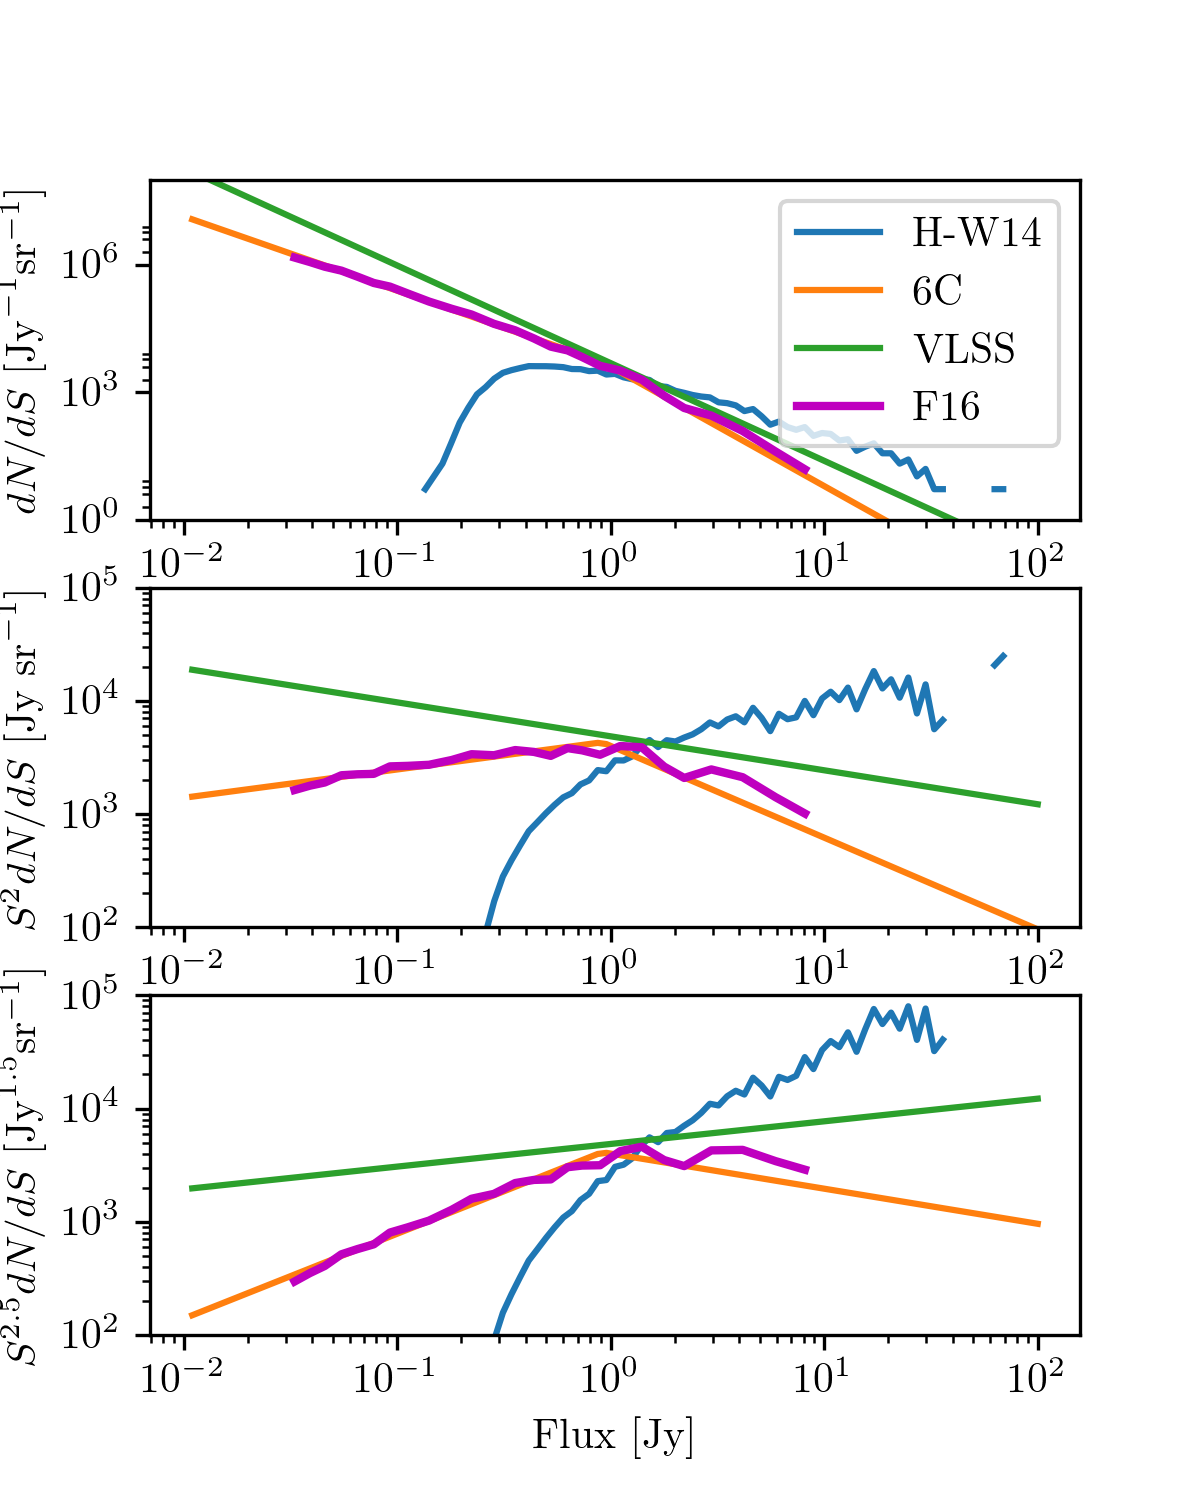

Write Python code to recreate this figure.
# -*- coding: utf-8 -*-
"""
Created on Mon Sep 19 17:21:16 2016

@author: jaguirre
"""

import numpy as np
#import pylab as plt
import matplotlib.pyplot as plt
from astropy import units as u

from astropy.io import fits
from astropy.table import Table

plt.rc('text', usetex=True)
plt.rc('font', family='serif')
plt.rc('font', weight='normal')

def bin_centers(bin_edges):
    """ With histograms, sometimes more useful to plot at the 
    center than to have the edges """
    db = np.diff(bin_edges)
    bc = bin_edges[0:-1] + db
    return bc

# Supposedly a lot of this is in David's PolSim, but it's buried down.
def dNdS_models(S,model='6C'):
    if model=='6C':
        S0 = 0.88  
        dNdS = np.zeros_like(S)
        dNdS[S<S0] = 4000.*np.power(S0,-0.76)*np.power(S[S<S0],-1.75)
        dNdS[S>=S0] = 4000. * np.power(S[S>=S0],-2.81)
    if model == 'VLSS':
        dNdS = 4865.*np.power(S,-2.3)
    return dNdS

#%%
f = open('franzen16.txt')
print f.readline()
tmp = f.readline()
bin_start = np.array(tmp.split(),dtype='float64')
print f.readline()
tmp = f.readline()
bin_end = np.array(tmp.split(),dtype='float64')
print f.readline()
tmp = f.readline()
bc_F16 = np.array(tmp.split(),dtype='float64')
print f.readline()
tmp = f.readline()
n_srcs = np.array(tmp.split(),dtype='float64')
print f.readline()
tmp = f.readline()
corr_fac = np.array((tmp.split())[0:len(tmp):3],dtype='float64')
corr_fac_err = np.array((tmp.split())[2:len(tmp):3],dtype='float64')
print f.readline()
tmp = f.readline()
Euc_cnts = np.array((tmp.split())[0:len(tmp):3],dtype='float64')
Euc_cnts_err = np.array((tmp.split())[2:len(tmp):3],dtype='float64')
f.close()
dNdS_F16 = Euc_cnts / np.power(bc_F16,2.5)
#%%

# convert per steradian to per square degree
sqdeg_per_ster = ((1*u.steradian).to(np.power(u.deg,2))).value
hw14file = 'hurley-walker14.fit'
t = Table.read(hw14file)

flux_hw14 = t['S180']
nsrc_hw14 = flux_hw14.size
area_hw14 = 6100./sqdeg_per_ster # square degrees
# Reasonable limits, in Jy
S_min = 0.010
S_max = 100
lb_hw14=np.logspace(np.log10(S_min), np.log10(S_max), num=100)
ps_hw14,be_hw14=np.histogram(flux_hw14, bins=lb_hw14,normed=True)
dnds_hw14 = ps_hw14 * nsrc_hw14 / area_hw14
bc_hw14 = bin_centers(be_hw14)

dNdS_6C = dNdS_models(bc_hw14,model='6C')
dNdS_VLSS = dNdS_models(bc_hw14,model='VLSS')

#%%
plt.figure(1,figsize=(8,10))
#plt.clf()
plt.subplot(311)
plt.loglog(bc_hw14,dnds_hw14,label='H-W14')
plt.loglog(bc_hw14,dNdS_6C,label='6C')
plt.loglog(bc_hw14,dNdS_VLSS,label='VLSS')
plt.loglog(bc_F16,dNdS_F16,'m',label='F16',linewidth=2)
plt.xlabel('Flux [Jy]')
plt.ylabel(r'$dN/dS~[\mathrm{Jy}^{-1} \mathrm{sr}^{-1}]$')
plt.legend()
plt.ylim([1,1e8])

plt.subplot(312)
plt.loglog(bc_hw14,np.power(bc_hw14,2)*dnds_hw14,label='H-W14')
plt.loglog(bc_hw14,np.power(bc_hw14,2)*dNdS_6C,label='6C')
plt.loglog(bc_hw14,np.power(bc_hw14,2)*dNdS_VLSS,label='VLSS')
plt.loglog(bc_F16,np.power(bc_F16,2)*dNdS_F16,'m',label='F16',linewidth=2)
plt.xlabel('Flux [Jy]')
plt.ylabel(r'$S^2 dN/dS~[\mathrm{Jy~sr}^{-1}]$')
plt.ylim([1e2,1e5])

plt.subplot(313)
plt.loglog(bc_hw14,np.power(bc_hw14,2.5)*dnds_hw14,label='H-W14')
plt.loglog(bc_hw14,np.power(bc_hw14,2.5)*dNdS_6C,label='6C')
plt.loglog(bc_hw14,np.power(bc_hw14,2.5)*dNdS_VLSS,label='VLSS')
plt.loglog(bc_F16,Euc_cnts,'m',label='F16',linewidth=2)
plt.xlabel('Flux [Jy]')
plt.ylabel(r'$S^{2.5} dN/dS}~[\mathrm{Jy}^{1.5} \mathrm{sr}^{-1}]$')
plt.ylim([1e2,1e5])

#plt.savefig('number_counts.png',dpi=300)
plt.show()




